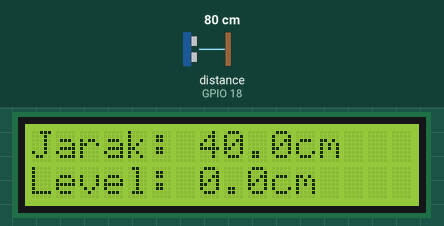
Simulated run of this sketch. Board: ESP32. Parts: 16×2 character LCD. Wiring (inferred from the names in the program): ultrasonic range finder: trigger GPIO 5; echo GPIO 18. The inputs (shaded band) are chosen by the test bench; at power-on: distance to the obstacle (sensor on GPIO 18) 80 cm. The echo pulse lasts 58.3 µs per cm; what the sketch prints to the serial monitor is not drawn.

Above: at 3.2 s.
3.3 s: distance to the obstacle (sensor on GPIO 18) set to 2 cm
At 5.3 s:
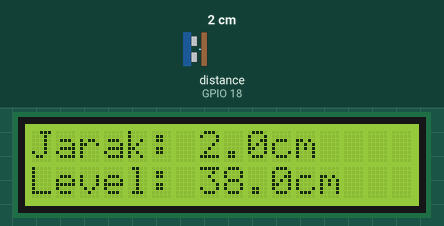
5.6 s: distance to the obstacle (sensor on GPIO 18) set to 4 cm
At 6.9 s:
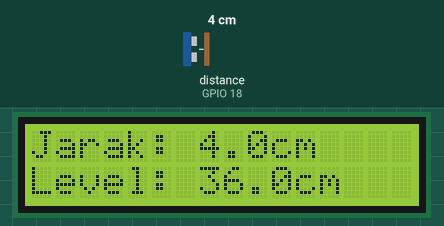
7.7 s: distance to the obstacle (sensor on GPIO 18) set to 9 cm
At 9.5 s:
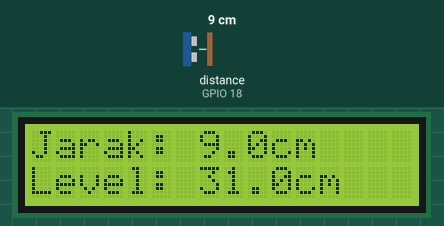
Timing chart, 0 to 11.0 s (numbered marks = the images above; inputs shaded):
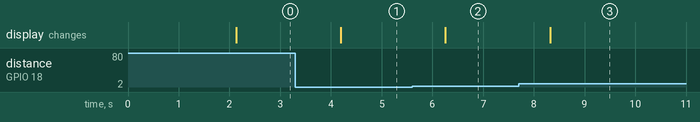

Measured:
- after the input at 3.3 s, the display: changes after 0.90 s (image 1)
- after the input at 5.6 s, the display: changes after 0.66 s (image 2)
- after the input at 7.7 s, the display: changes after 0.62 s (image 3)

The sketch:

get-distance.ino
```cpp
#include <LiquidCrystal_I2C.h>

// =================================================================
// 1. DEFINISI PIN & VARIABEL ULTRASONIK
// =================================================================
#define trigPin 5            // Ultrasonik TRIG terhubung ke GPIO 5
#define echoPin 18           // Ultrasonik ECHO terhubung ke GPIO 18

// Ketinggian tandon penuh disesuaikan dengan box hidroponik
#define TANK_HEIGHT 40

// Konfigurasi LCD 16x2 (Alamat I2C umumnya 0x27)
LiquidCrystal_I2C lcd(0x27, 16, 2);

void setup() {
  // Mulai komunikasi serial untuk debugging di laptop
  Serial.begin(115200);

  // Konfigurasi Pin
  pinMode(trigPin, OUTPUT);
  pinMode(echoPin, INPUT);

  // Inisialisasi Layar LCD
  lcd.init();
  lcd.backlight();

  lcd.setCursor(0, 0);
  lcd.print("TEST ULTRASONIK");
  lcd.setCursor(0, 1);
  lcd.print("Mulai membaca...");
  delay(2000);

  lcd.clear();
}

void loop() {
  // ---------------------------------------------------------
  // 1. TRIGGER SENSOR (Kirim Sinyal Suara)
  // ---------------------------------------------------------
  digitalWrite(trigPin, LOW);
  delayMicroseconds(2);
  digitalWrite(trigPin, HIGH);
  delayMicroseconds(10);
  digitalWrite(trigPin, LOW);

  // ---------------------------------------------------------
  // 2. BACA PANTULAN & KALKULASI JARAK
  // ---------------------------------------------------------
  // Timeout 30.000 mikrodetik agar tidak nge-hang jika sensor tidak memantul
  long duration = pulseIn(echoPin, HIGH, 30000);
  float distance_cm;

  // Cek Error / Timeout (Jika gagal baca, asumsikan jarak mentok ke dasar box)
  if (duration == 0) {
    distance_cm = TANK_HEIGHT;
  } else {
    distance_cm = (float)duration / 58.2;
  }

  // Cek Batas Maksimal Jarak (Mencegah Bottleneck pembacaan tembus dasar)
  if (distance_cm > TANK_HEIGHT) {
    distance_cm = TANK_HEIGHT;
  }

  // ---------------------------------------------------------
  // 3. KALKULASI LEVEL AIR AKTUAL
  // ---------------------------------------------------------
  float levelAir = TANK_HEIGHT - distance_cm;

  // Mencegah level air menjadi angka negatif
  if (levelAir < 0) {
    levelAir = 0;
  }

  // ---------------------------------------------------------
  // 4. TAMPILKAN HASIL KE SERIAL MONITOR
  // ---------------------------------------------------------
  Serial.print("Jarak: ");
  Serial.print(distance_cm);
  Serial.print(" cm | Level Air Aktual: ");
  Serial.print(levelAir);
  Serial.println(" cm");

  // ---------------------------------------------------------
  // 5. TAMPILKAN HASIL KE LCD 16x2
  // ---------------------------------------------------------
  lcd.setCursor(0, 0);
  lcd.print("Jarak: "); lcd.print(distance_cm, 1); lcd.print("cm   ");

  lcd.setCursor(0, 1);
  lcd.print("Level: "); lcd.print(levelAir, 1); lcd.print("cm   ");

  // Jeda 1 detik sebelum membaca ulang
  delay(1000);
}
```
